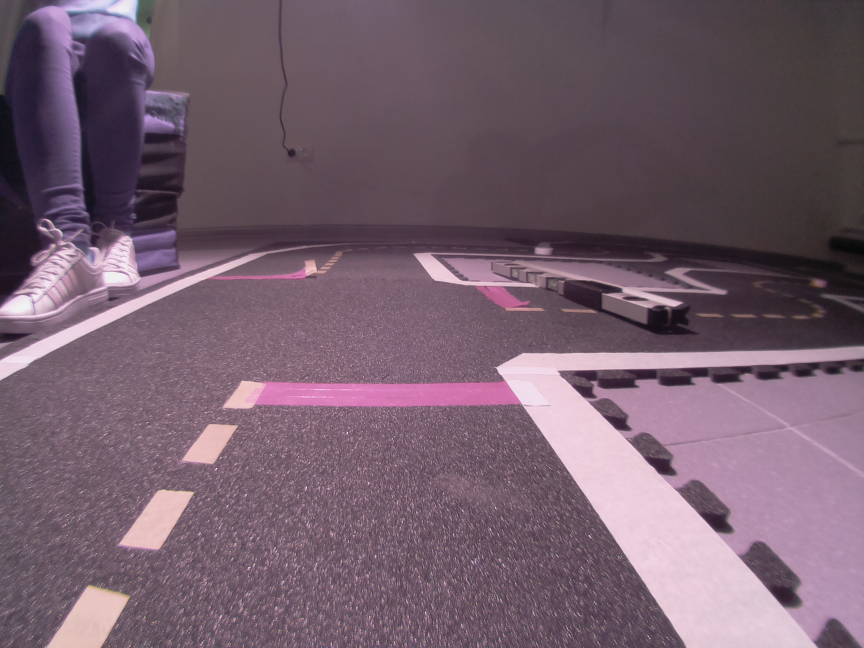
#> input picture images/test.jpg, 2592 x 1944 px, found by its file name (shown at 1/3 size)
$ jupyter execute --allow-errors homography.ipynb   (shell and % lines are left out)
#> lines starting #> are read from the running program, lines starting #| are printed output that depends on the picture; after the words box and inside, x2 and y2 are one past the last pixel; in counts of white or black regions, pixels touching at a corner belong together
[cell 1]
import cv2
import numpy as np
import math
from matplotlib import pyplot as plt
from copy import deepcopy as dp
from skimage import transform as tf

[cell 2]
def imShow(img):
    plt.imshow(img, cmap="gray")
    plt.xticks([]), plt.yticks([])
    plt.show()

[cell 3]
test_img = cv2.imread("test.jpg")
#> test_img is the input picture: shape (1944, 2592, 3); mean B, G, R 109, 94.8, 116.5
test_img_2 = cv2.imread("test.jpg")
test_img_gray = cv2.imread("test.jpg",0)
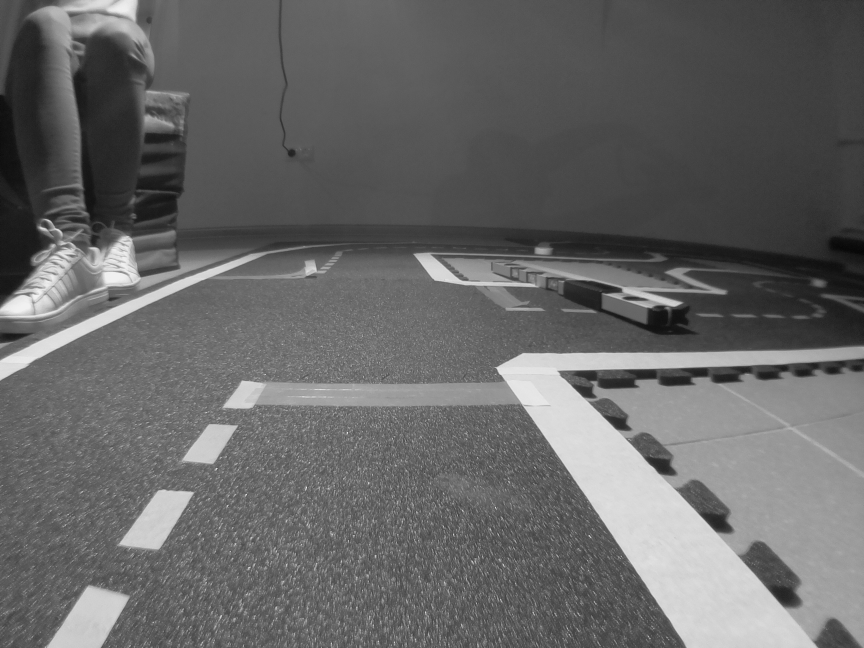
#> test_img_gray: shape (1944, 2592) (shown at 1/3 size); min 4, max 242, mean 102.9
test_img = cv2.resize(test_img, (640, 480))
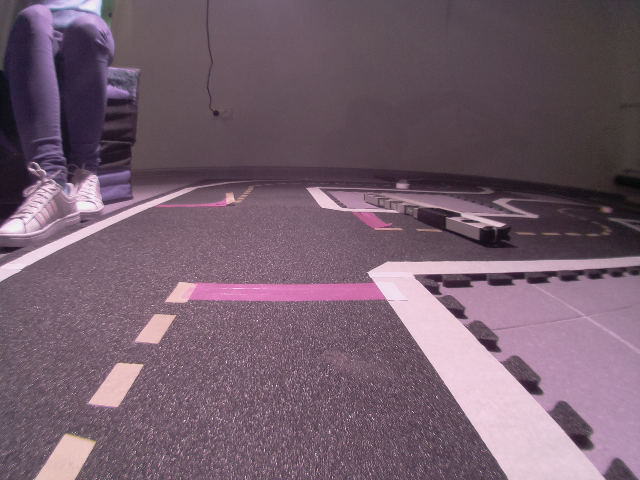
#> test_img: shape (480, 640, 3); mean B, G, R 108.9, 94.6, 116.4
test_img_2 = cv2.resize(test_img, (640, 480))
test_img_gray = cv2.resize(test_img_gray, (640, 480))
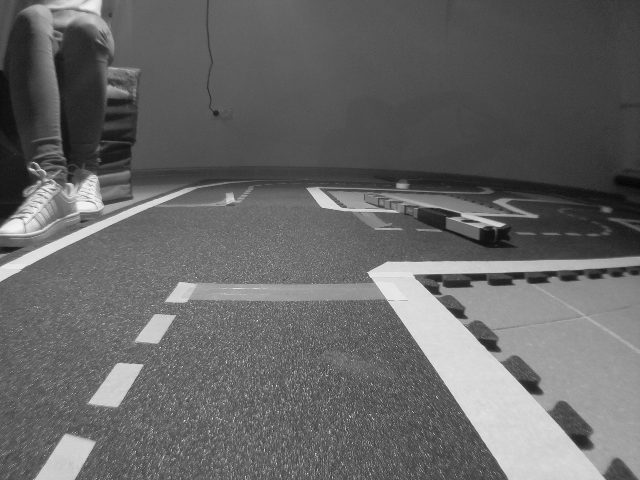
#> test_img_gray: shape (480, 640); min 5, max 241, mean 102.8
test_img = cv2.cvtColor(test_img, cv2.COLOR_BGR2RGB)
test_img_2 = cv2.cvtColor(test_img, cv2.COLOR_BGR2RGB)
imShow(test_img)
imShow(test_img_gray)

[cell 4]
_ , thresh_img = cv2.threshold(test_img_gray, 200, 220, cv2.THRESH_BINARY)
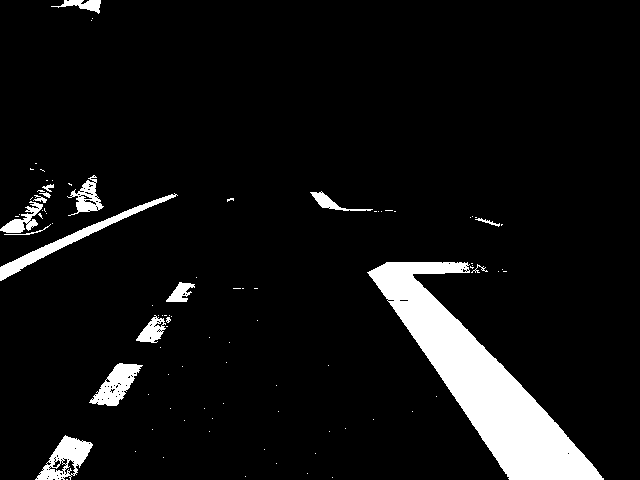
#> thresh_img: shape (480, 640); values 0 (black) and 220 (white), 7.4% white; 93 white regions (76 under 20 px)
imShow(thresh_img)

[cell 5]
contours, hierarchy = cv2.findContours(thresh_img, cv2.RETR_TREE, cv2.CHAIN_APPROX_SIMPLE)
#> contours = 220 contours, 200 with area under 20; largest, box (x1, y1, x2, y2) and area: (367, 262, 604, 480) 15444, (0, 193, 178, 281) 1365, (35, 435, 93, 480) 1319, (89, 363, 143, 406) 1073, (67, 175, 104, 216) 580

for cnt in contours:

        rect = cv2.minAreaRect(cnt)
        box = cv2.boxPoints(rect)
        box = np.int0(box)
        area = cv2.contourArea(box)
        if area > 1400 and area < 150000:
            cv2.drawContours(test_img, [box], -1, (0,255,0), 3)
#> this loop made 220 passes
#> (rect, box, area) on passes 10, 34, 37: (((65.04, 462.2), (61.29, 31.34), -56.31), [[61, 496], [35, 478], [69, 427], [95, 445]], 1938), (((58, 467), (14.14, 11.31), -45), [[56, 476], [48, 468], [58, 458], [66, 466]], 160), (((70.9, 467.7), (15.36, 10.9), -66.8), [[72, 476], [62, 472], [68, 458], [78, 462]], 164)
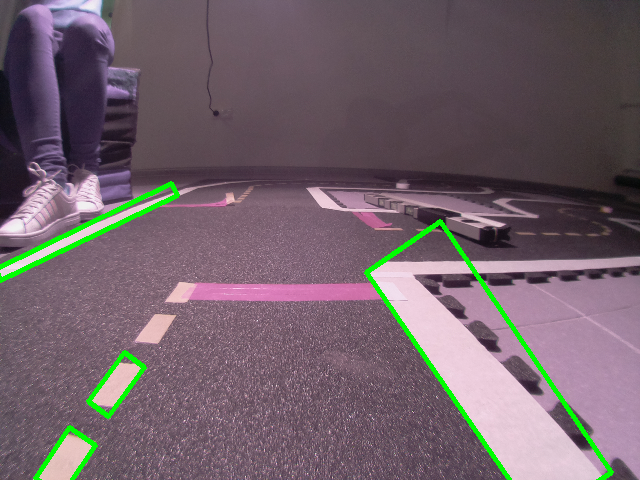
#> test_img: shape (480, 640, 3); mean R, G, B 113.2, 97.5, 105.9

imShow(test_img)
